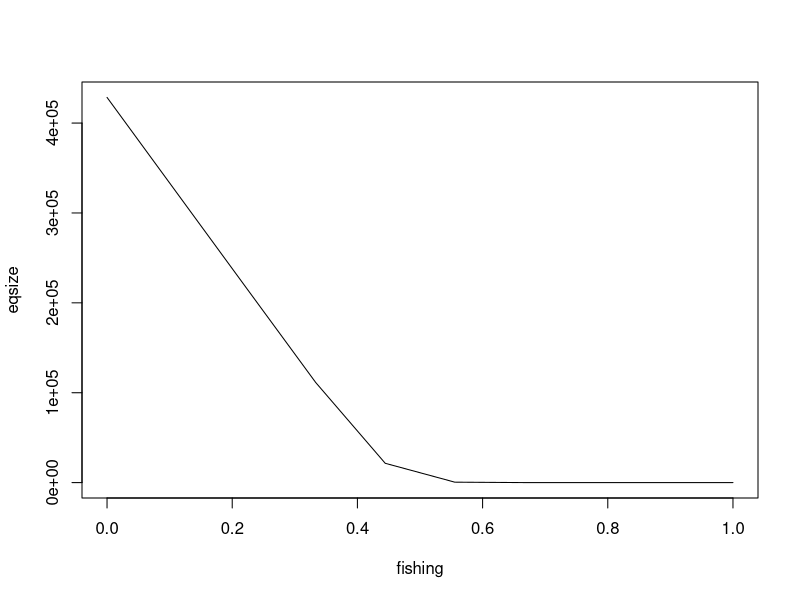

Write R code to recreate this figure.
rm(list=ls(all=TRUE)) #clears workspace

# Install these packages if you haven't already
# install.packages("Rtools")
# install.packages("deSolve")

# Load deSolve package
library(deSolve)

# Create an SEIC function
seic <- function(time, state, parameters) {
  
  with(as.list(c(state, parameters)), {
  
    dS <- (b-c*(S+E+I+C))*(S+E+I+C) - (mu+qS*f)*S - beta*S*(I/(S+E+I+C)) 
    dE <- beta*S*(I/(S+E+I+C)) - (mu+qS*f+gamma)*E
    dI <- gamma*E - (mu+qS*f+alpha+rho)*I
    dC <- rho*I - (mu+qC*f)*C
    
    return(list(c(dS, dE, dI, dC)))
  })
}

## Set parameters and time frame
init       <- c(S= 1000000, E = 100, I = 0, C = 0)
fishing <- seq(0,1,length=10)
times      <- seq(0, 50, by = 0.5)

eqsize <- numeric(length(fishing)) # a vector to hold the solutions
eqprev <- numeric(length(fishing))

for(i in seq_along(fishing)){
  parameters <- c(qS = 1,qC = 1,gamma = 30, rho = 91.25, beta = 45, b = 0.6, mu = 0.15, c = 1.05e-06,alpha = 2,f = fishing[i])
  out <- as.data.frame(
    out <- ode(
      y = init, 
      times = times, 
      func = seic, 
      parms = parameters
      )
    )
  eqsize[i] <- tail(out$S+out$E+out$I+out$C,1)
}

plot(fishing,eqsize,type='l')
